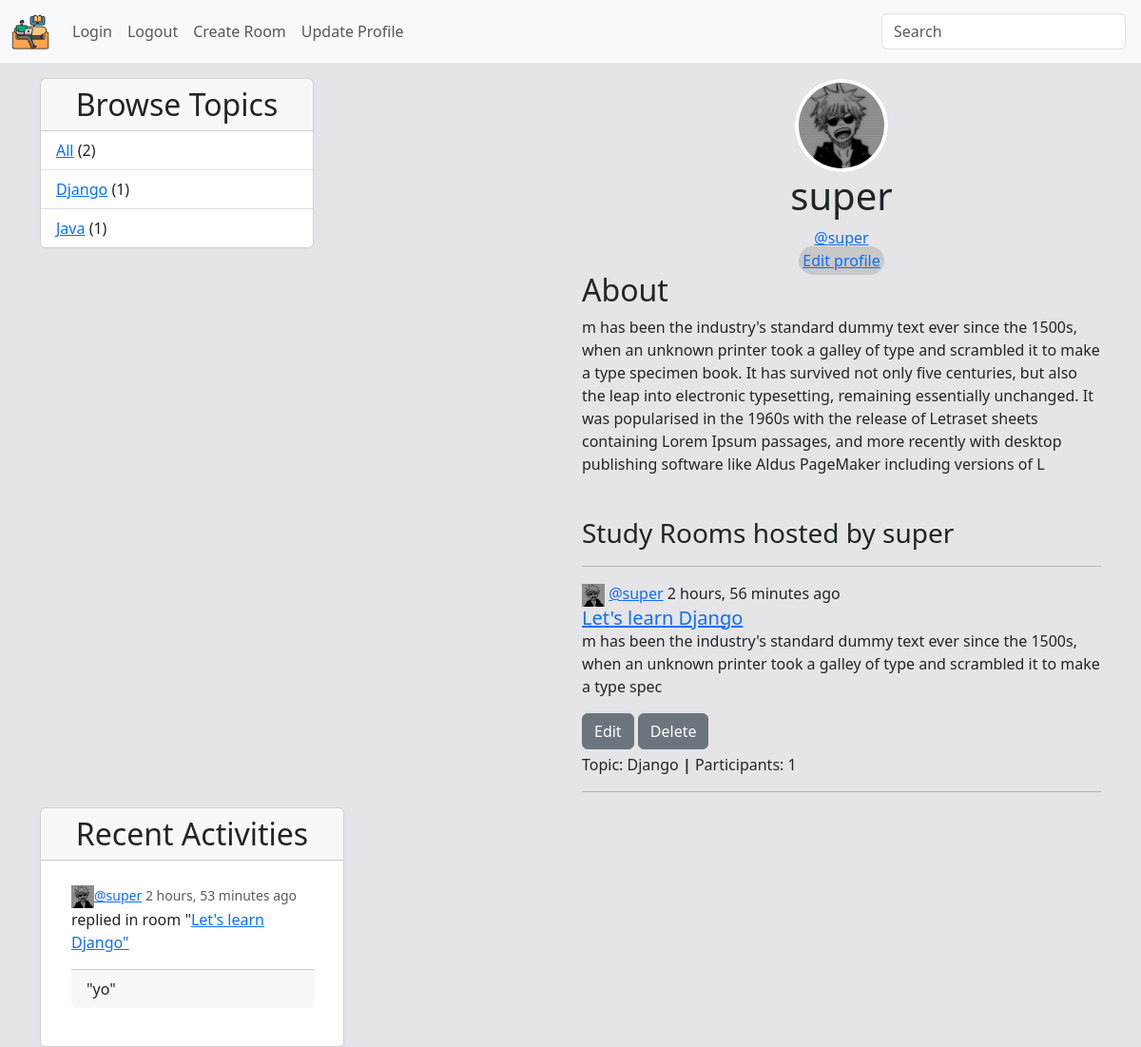
Page /profile/1/ on the committed database.
### base/models.py (models this page shows, shortened)
class Topic(models.Model):
    name = models.CharField(max_length=200)

class User(AbstractUser):
    name = models.CharField(max_length=200, null=True)
    email = models.EmailField(unique=True, null=True)
    bio = models.TextField(null=True)
    avatar = models.ImageField(null=True, default='user.png')
    USERNAME_FIELD = 'username'
    REQUIRED_FIELDS = []
    def __str__(self):
        return self.username

class Room(models.Model):
    host = models.ForeignKey(User, on_delete=models.SET_NULL, null=True)
    topic = models.ForeignKey(Topic, on_delete=models.SET_NULL, null=True)
    name = models.CharField(max_length=200)
    description = models.TextField(null=True, blank=True)
    participants = models.ManyToManyField(User, related_name='participants', blank=True)
    updated = models.DateTimeField(auto_now=True)
    created = models.DateTimeField(auto_now_add=True)
    class Meta:
        ordering = ['-created', '-updated']

class Message(models.Model):
    user = models.ForeignKey(User, on_delete=models.CASCADE)
    room = models.ForeignKey(Room, on_delete=models.CASCADE)
    body = models.TextField()
    updated = models.DateTimeField(auto_now=True)
    created = models.DateTimeField(auto_now_add=True)
    class Meta:
        ordering = ['-created', '-updated']
    def __str__(self):
        return self.body[:50]

### base/views.py (the view)
# urls.py: path('profile/<str:pk>/', views.userProfile, name='profile'),
def userProfile(request, pk):
    user = User.objects.get(id=pk)
    rooms = user.room_set.all()
    allMessages = user.message_set.all()
    topics = Topic.objects.all()
    context = {'user': user, 'rooms': rooms, 'allMessages': allMessages, 'topics': topics}
    return render(request, 'base/profile.html', context)

### base/templates/base/profile.html
{% extends 'main.html' %}
{% block content %}
{% load static %}
<div class="row">
    <div class="col">
        {% include 'base/topic-component.html' %}
    </div>
    <div class="col-6">
        <div class="text-center">
        <img src="{{user.avatar.url}}" class="img-thumbnail" alt="user image" style="border-radius: 50%;"  width="100px">
        <h1>{{user.username}}</h1>
        <div><a href="{% url 'profile' user.id %}">@{{user}}</a></div>
        <span class="rounded-pill" style="text-decoration: none; background-color: rgb(200, 200, 200); padding: 4px;"><a href="{% url 'update-profile'%}">Edit profile</a></span>
        </div>
        <h2>About</h2>
        <p>{{user.bio}}</p>
        <br>
        <div>
            <h2>
                <small>Study Rooms hosted by {{user.username}}</small>
            </h2>
            <hr>
            {% include 'base/feed-component.html' %}
            </div>
    </div>
    <div class="col">
        {% include 'base/activity-component.html' %}
    </div>
</div>
{% endblock content %}

### templates/main.html (shortened to what this page needs)
<!doctype html>
{% load static %}
<html lang="en">
  <head>
    <link href="https://cdn.jsdelivr.net/npm/bootstrap@5.3.0-alpha3/dist/css/bootstrap.min.css" rel="stylesheet">
    <link rel="stylesheet" href="{% static 'style/main.css' %}">
  </head>
  <body>
    {% include 'navbar.html' %}
    <div class="container mt-3">
    {% block content %}
    {% endblock content %}
  </div>
  </body>
</html>

### templates/navbar.html (shortened to what this page needs)
{% load static %}
<nav class="navbar navbar-expand-lg bg-body-tertiary">
  <div class="container-fluid">
    <a class="navbar-brand" href="{% url 'home' %}">
      <img src="{% static 'images/logo.png' %}" alt="Bootstrap" width="40">
    </a>
    <div class="collapse navbar-collapse" id="navbarSupportedContent">
      <ul class="navbar-nav me-auto mb-2 mb-lg-0">
        <li class="nav-item">
          <a class="nav-link" href="{% url 'login' %}">Login</a>
        </li>
        <li class="nav-item">
          <a class="nav-link" href="{% url 'logout' %}">Logout</a>
        </li>
        <li class="nav-item">
          <a class="nav-link" href="{% url 'create-room' %}">Create Room</a>
        </li>
        <li class="nav-item">
          <a class="nav-link" href="{% url 'update-profile' %}">Update Profile</a>
        </li>
      </ul>
      <form class="d-flex" role="search" method="GET" action="">
        <input class="form-control me-1" name="q" type="search" placeholder="Search" aria-label="Search">
      </form>
    </div>
  </div>
</nav>

### base/templates/base/topic-component.html
<div class="card" style="width: 18rem;">
    <h2 class="card-header text-center">
        Browse Topics
    </h2>
    <ul class="list-group list-group-flush">
        <li class="list-group-item"><a href="{% url 'home' %}">All</a> <span>({{topics.count}})</span></li>
        {% for topic in topics %}
        <li class="list-group-item"><a href="{% url 'home' %}?q={{topic.name}}">{{topic.name}}</a> <span>({{topic.room_set.all.count}})</span></li>
        {% endfor %}
    </ul>
  </div>

### base/templates/base/feed-component.html
{% load static %}
{% for room in rooms %}
    <span class="card-text">
      <a class="navbar-brand" href="#">
        <img src="{{room.host.avatar.url}}" alt="pic" height="24">
      </a>
      <span><a href="{% url 'profile' room.host.id %}">@{{room.host.username}}</a>  {{room.created|timesince}} ago</span>
    </span>
    <div class="card-body">
      <h5 class="card-title"><a href="{% url 'room' room.id %}">{{room.name}}</a></h5>
      <p class="card-text">{{room.description|slice:150}}</p>
      <div style="margin-bottom: 4px;">
      <a href="{% url 'update-room' room.id %}" class="btn btn-secondary">Edit</a>
      <a href="{% url 'delete-room' room.id %}" class="btn btn-secondary">Delete</a>
    </div>
      <span>Topic: {{room.topic.name}} <b>|</b> </span>
      <span>Participants: {{room.participants.all.count}}</span>
      <hr>
    </div>
  {% endfor %}

### base/templates/base/activity-component.html
{% load static %}
    <div class="card" style="width: 20rem;">
        <h2 class="card-header text-center">
            Recent Activities
        </h2>
        <ul class="list-group list-group-flush">
            {% for message in allMessages %}
          <li class="list-group-item">
            <div style="width: 18rem;">
                <div class="card-body">
                    <small class="card-subtitle mb-2 text-body-secondary">
                        <a href="{% url 'profile' message.user.id %}"><img src="{{message.user.avatar.url}}" alt="pic" height="24">@{{message.user.username}}</a>  {{message.created|timesince}} ago
                    </small>
                    <p class="card-text">replied in room "<a href="{% url 'room' message.room.id %}">{{message.room.name}}"</a></p>
                    <p class="card-footer">"{{message}}"</p>
                </div>
            </div>
          </li>
          {% endfor %}
        </ul>
      </div>

### static/style/main.css (style rules this page uses)
body { background-color: rgb(229, 229, 231); }

### rows in the picture
Topic: name "Django", room_set.all.count "1"
Topic: name "Java", room_set.all.count "1"
User: avatar (picture), username "super", bio "m has been the industry's standard dummy text ever since the 1500s, when an unknown printer took a galley of type and scrambled it to make a type specimen book. It has survived not only five centuries, but also the leap into electronic typesetting, remaining essentially unchanged. It was popularised in the 1960s with the release of Letraset sheets containing Lorem Ipsum passages, and more recently with desktop publishing software like Aldus PageMaker including versions of L"
Room: host.avatar (picture), host.username "super", created "2 hours, 56 minutes", name "Let's learn Django", description "m has been the industry's standard dummy text ever since the 1500s, when an unknown printer took a galley of type and scrambled it to make a type spec", topic.name "Django", participants.all.count "1"
Message: user.avatar (picture), user.username "super", created "2 hours, 53 minutes", room.name "Let's learn Django", body "yo"

### other values in the picture
{{ topics.count }} "2"
